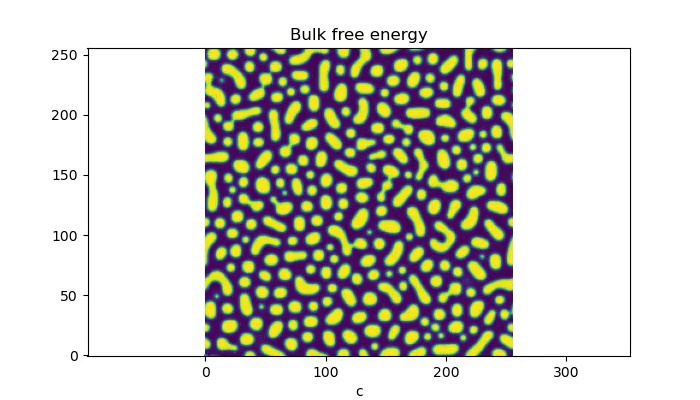
#> input picture frame220.jpg, 700 x 400 px
$ python create_geometry.py
#> lines starting #> are read from the running program, lines starting #| are printed output that depends on the picture; after the words box and inside, x2 and y2 are one past the last pixel; in counts of white or black regions, pixels touching at a corner belong together
import cv2
import os
import shapefile
import numpy as np
import matplotlib.pyplot as plt
originalImage = cv2.imread('frame220.jpg')
#> originalImage is the input picture: shape (400, 700, 3); mean B, G, R 195.5, 201.2, 202.9
print(originalImage.shape)
#| (400, 700, 3)
cropped = originalImage[50:350, 212:512]
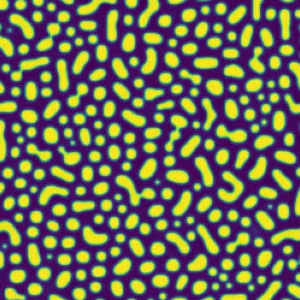
#> cropped: shape (300, 300, 3); mean B, G, R 87.7, 103.4, 108.6
grayImage = cv2.cvtColor(cropped, cv2.COLOR_BGR2GRAY)
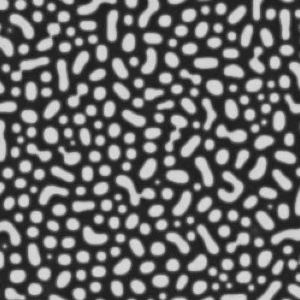
#> grayImage: shape (300, 300); min 25, max 224, mean 103.2
(thresh, blackAndWhiteImage) = cv2.threshold(grayImage, 127, 255, cv2.THRESH_BINARY)
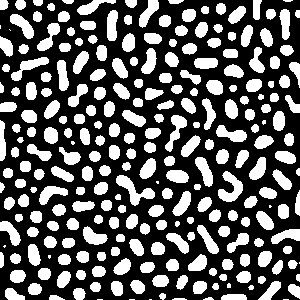
#> blackAndWhiteImage: shape (300, 300); 35.4% white; 257 white regions (15 under 20 px), largest, box (x1, y1, x2, y2) and area: (116, 175, 155, 206) 446, (218, 171, 243, 202) 406, (11, 57, 49, 81) 331

#> (the run stopped early here; a loop or call above may not have finished)
